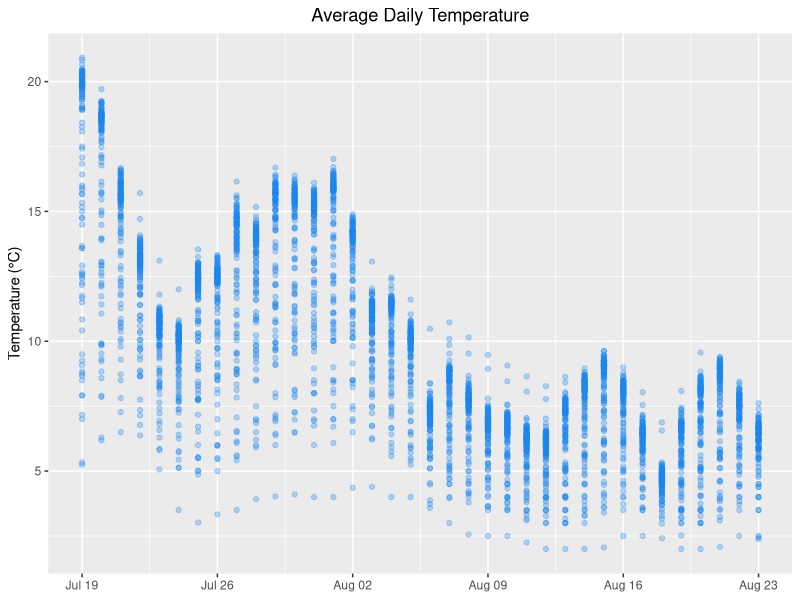
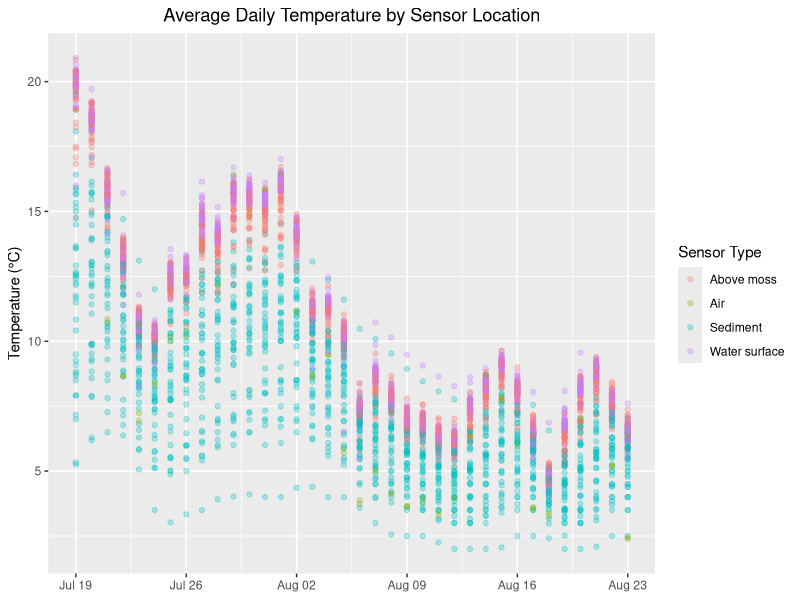
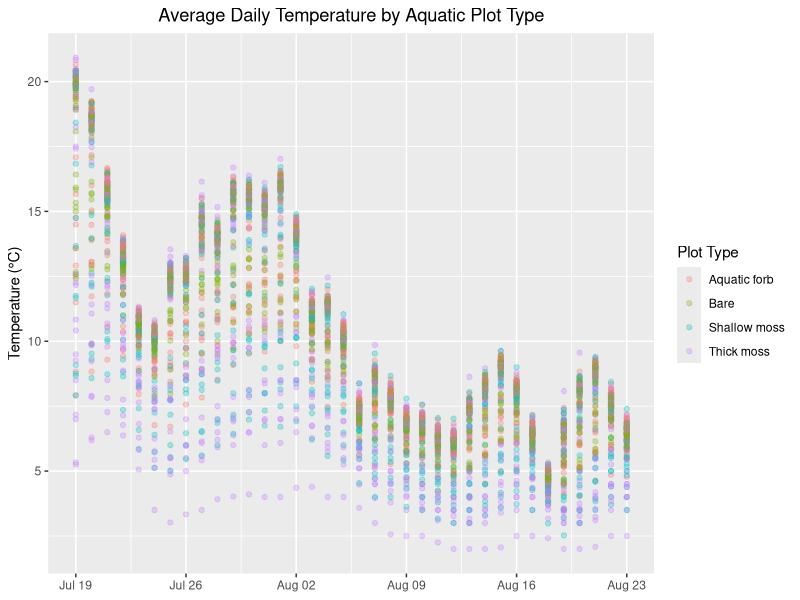
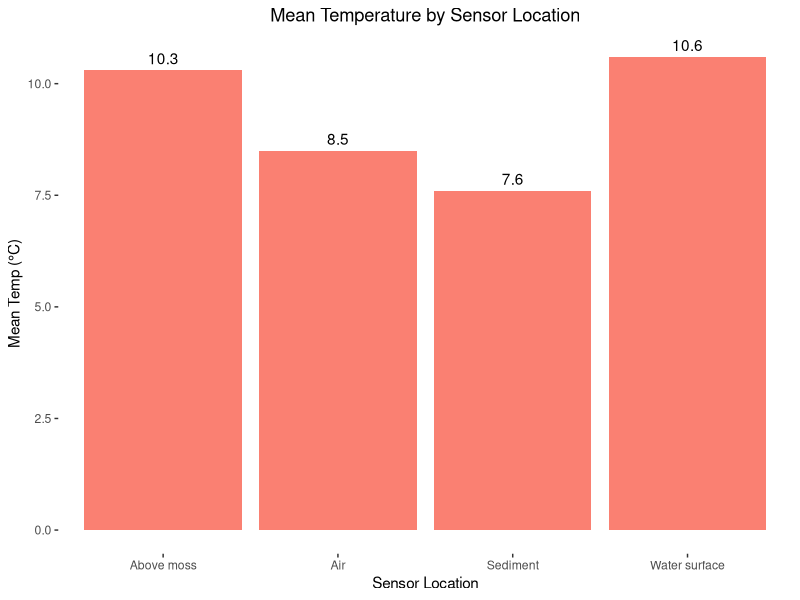
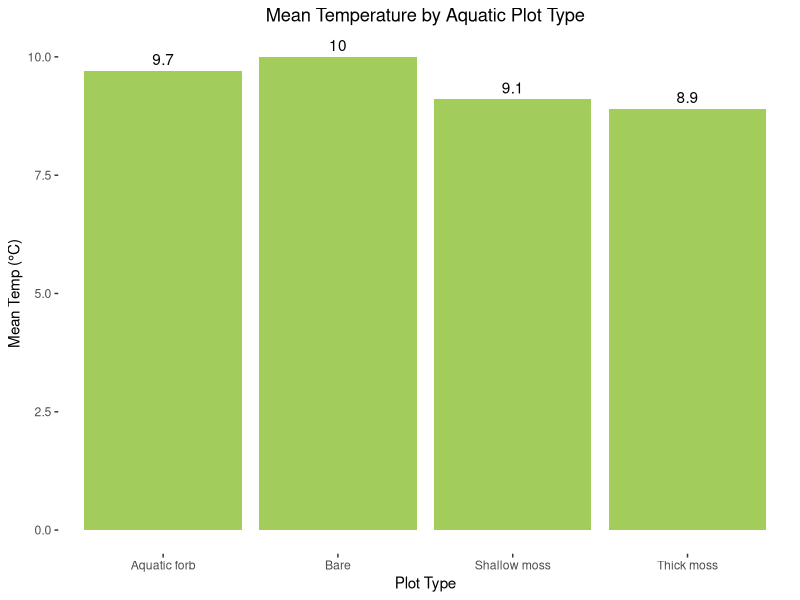
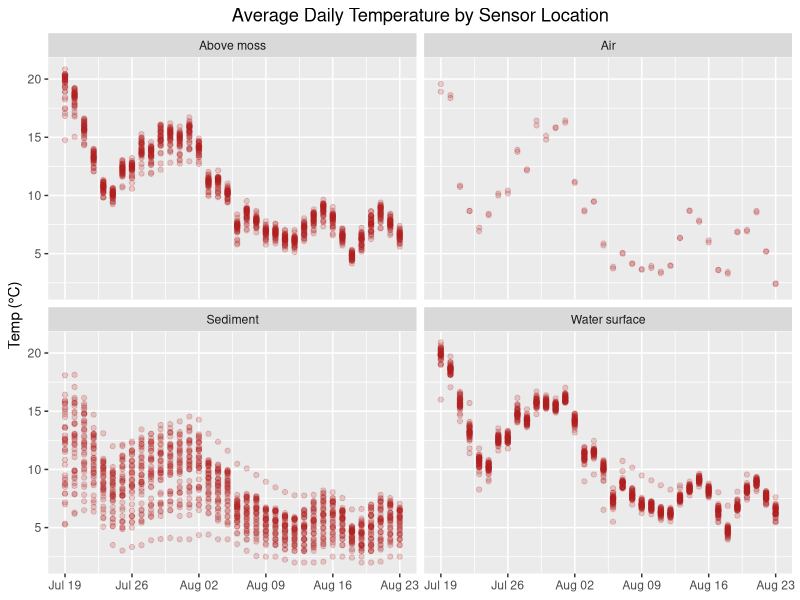
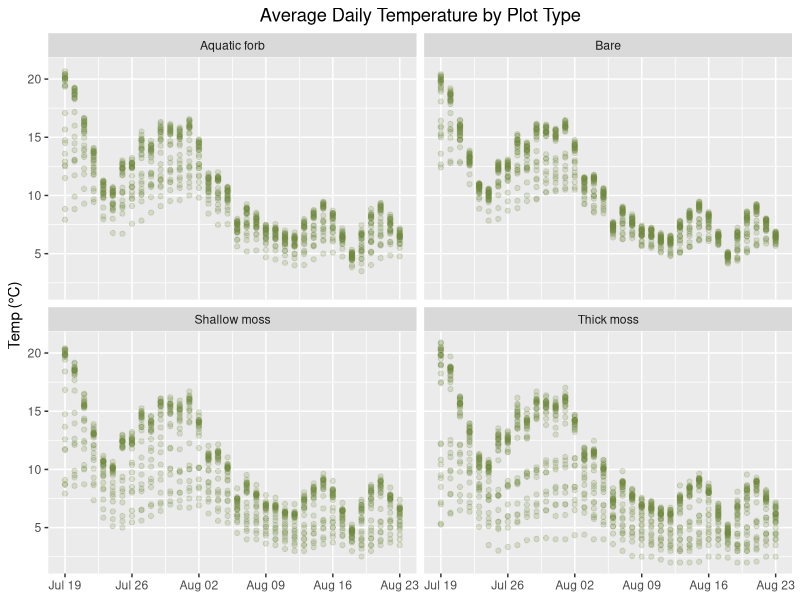
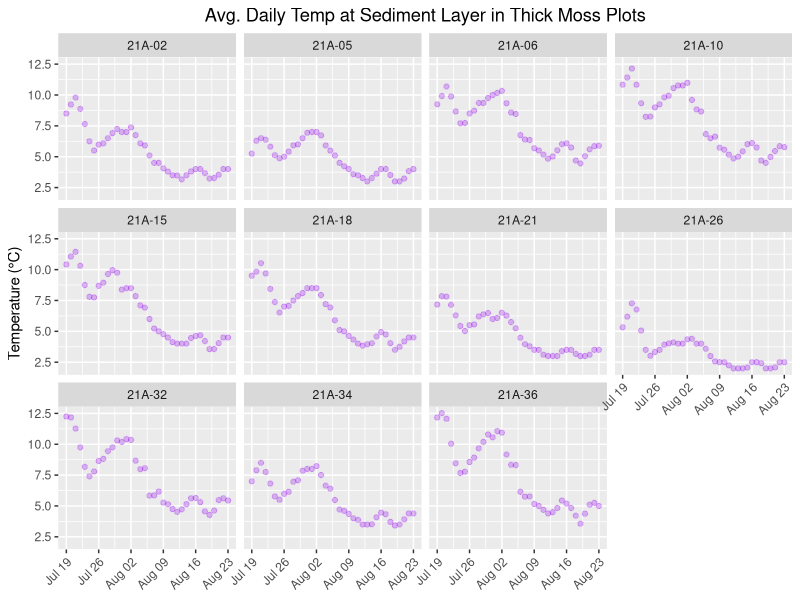

Here is the R script that generated these plots, in order:
## ---- chunk 1
knitr::opts_chunk$set(fig.width = 8, fig.height = 5, echo = FALSE, warning = FALSE, message = FALSE)
## ---- chunk 2
library(dplyr)
library(tidyr)
library(readr)
library(ggplot2)
library(scales)
library(here)
library(stringr)
## ---- chunk 3
#read in ibutton temp data

ibtn_temp <- read.csv("../data/ibtn_temp_tbl.csv")
## ---- chunk 4
# transform data table from wide to long format

temp_long <- ibtn_temp %>% 
  pivot_longer(cols = c(-Date, -Time), names_to = "iBtn_ID", values_to = "temp_c") 
## ---- chunk 5
# convert date col from char to date format
date_temp_long <- data.frame(temp_long)
date_temp_long$Date <- as.Date(date_temp_long$Date)
## ---- chunk 6
#read in plot type table

plot_type <- read.csv("../data/plot_type_tbl.csv")
## ---- chunk 7
# join both tables together

iBtn_summaryX <- left_join(date_temp_long, plot_type, by = c("iBtn_ID")) 
## ---- chunk 8
# remove leading X from iBtn_ID

iBtn_summary <- iBtn_summaryX %>% 
  mutate_at("iBtn_ID", str_replace, "X", "")

knitr::kable(head(iBtn_summary[, 1:7]), "simple", col.names = c("Date","Time","iBtn ID","Temp (\u00B0C)","Plot ID","Sensor Type","Plot Type"))
## ---- chunk 9
# calculate average daily temp

avg_daily_temp <- iBtn_summary %>%
  group_by(Date, iBtn_ID, Plot_ID, Sensor_type, Plot_type) %>% 
  summarize(avg_daily_temp = mean(temp_c, na.rm = T), .groups = "drop")

knitr::kable(head(avg_daily_temp[, 1:6]), "simple", col.names = c("Date","iBtn ID","Plot ID","Sensor Type","Plot Type","Avg Daily Temp (\u00B0C)"))
## ---- chunk 10
#plot adt all ibuttons

p <- ggplot(avg_daily_temp, aes(x = Date, y = avg_daily_temp)) +
  geom_point(alpha = 0.3, color = "dodgerblue2") +
  labs(title = "Average Daily Temperature", x = NULL, y = "Temperature (\u00B0C)") +
  theme(plot.title = element_text(hjust = 0.5))

p

p.adt_all_ibtn <- p
## ---- chunk 11
ggsave(here("iButtons/figures/", "adt-all-ibtn8x5.png"), plot = p.adt_all_ibtn)
## ---- chunk 12
# plot by sensor location

p <- ggplot(avg_daily_temp, aes(x = Date, y = avg_daily_temp, color=Sensor_type)) +
  geom_point(alpha = 0.3) +
  labs(title = "Average Daily Temperature by Sensor Location", x = NULL, y = "Temperature (\u00B0C)", color = "Sensor Type")  +
  theme(plot.title = element_text(hjust = 0.5))

p

p.adt_sensor_loc <-  p
## ---- chunk 13
ggsave(here("iButtons/figures/", "adt-sensor-loc8x5.png"), plot = p)
## ---- chunk 14
# subset to remove sensors not assoc with plots

adt_plot_clean <- subset(avg_daily_temp, Plot_type!="N/A" & Plot_type!="Lake")
## ---- chunk 15
# plot by plot type

p <- ggplot(adt_plot_clean, aes(x = Date, y = avg_daily_temp, color=Plot_type)) +
  geom_point(alpha = 0.3) +
  labs(title = "Average Daily Temperature by Aquatic Plot Type", x = NULL, y = "Temperature (\u00B0C)", color = "Plot Type")  +
  theme(plot.title = element_text(hjust = 0.5))

p

p.adt_plot_type <- p
## ---- chunk 16
ggsave(here("iButtons/figures/", "adt-plot-type8x5.png"), plot = p.adt_plot_type)
## ---- chunk 17
# calculate avg daily temp for each day by sensor type

adt_sensor_type <- iBtn_summary %>% 
  group_by(Date, Sensor_type) %>% 
  summarize(avg_daily_temp = mean(temp_c, na.rm = T), .groups = "drop")
## ---- chunk 18
# calculate mean for all days by sensor location

mean_sensor_type <- iBtn_summary %>% 
  group_by(Sensor_type) %>% 
  summarize(avg_daily_temp = mean(temp_c, na.rm = T), .groups = "drop") %>% mutate(across(where(is.numeric), ~ round(., 1)))
## ---- chunk 19
# plot mean sensor type for season

p <- ggplot(mean_sensor_type, aes(Sensor_type, avg_daily_temp)) +
  geom_col(fill="salmon") +
  labs(title = "Mean Temperature by Sensor Location", x = "Sensor Location", y = "Mean Temp (\u00B0C)") + theme(panel.background = element_blank(), plot.title = element_text(hjust = 0.5)) +
  geom_text(aes(label = avg_daily_temp), vjust = -0.5)

p

knitr::kable(head(mean_sensor_type[, 1:2]), "simple", col.names = c("Sensor Type", "Mean Temp (\u00B0C)"))

p.mean_sensor <- p
## ---- chunk 20
# print plot

ggsave(here("ibuttons/figures/", "mean-sensor-loc.png"), plot = p.mean_sensor)
## ---- chunk 21
# subset to remove sensors not assoc with plots
# then calculate average daily temp for each day by plot type

iBtn_summary_plot <- subset(iBtn_summary, Plot_type!="N/A" & Plot_type!="Lake")

adt_plot_type <- iBtn_summary_plot %>% 
  group_by(Date, Plot_type) %>% 
  summarize(avg_daily_temp = mean(temp_c, na.rm = T), .groups = "drop")
## ---- chunk 22
# calculate mean for all days by plot type

mean_plot_type <- iBtn_summary_plot %>% 
  group_by(Plot_type) %>% 
  summarize(avg_daily_temp = mean(temp_c, na.rm = T), .groups = "drop") %>% mutate(across(where(is.numeric), ~ round(., 1)))
## ---- chunk 23
# plot mean plot type for season

p <- ggplot(mean_plot_type, aes(Plot_type, avg_daily_temp)) +
  geom_col(fill="darkolivegreen3") +
  labs(title = "Mean Temperature by Aquatic Plot Type", x = "Plot Type", y = "Mean Temp (\u00B0C)") + theme(panel.background = element_blank(), plot.title = element_text(hjust = 0.5)) +
  geom_text(aes(label = avg_daily_temp), vjust = -0.5)

p

knitr::kable(head(mean_plot_type[, 1:2]), "simple", col.names = c("Plot Type", "Mean Temp (\u00B0C)"))

p.mean_plot <- p
## ---- chunk 24
# print plot

ggsave(here("ibuttons/figures/", "mean-plot.png"), plot = p.mean_plot)
## ---- chunk 25
# Facet plot by sensor type

p <- ggplot(avg_daily_temp, aes(x = Date, y = avg_daily_temp)) +
  geom_point(alpha=0.2, color = "firebrick") +
  facet_wrap(~Sensor_type, ncol=2) +
  labs(title = "Average Daily Temperature by Sensor Location", x = NULL, y = "Temp (\u00B0C)")  +
  theme(plot.title = element_text(hjust = 0.5))

p

p.adt_sensor_facet <- p
## ---- chunk 26
ggsave(here("iButtons/figures/", "adt-sensor-facet.png"), plot = p.adt_sensor_facet)
## ---- chunk 27
# Facet plots by plot type

p <- ggplot(adt_plot_clean, aes(x = Date, y = avg_daily_temp)) +
  geom_point(alpha=0.2, color = "darkolivegreen4") +
  facet_wrap(~Plot_type, ncol=2) +
  labs(title = "Average Daily Temperature by Plot Type", x = NULL, y = "Temp (\u00B0C)") +
  theme(plot.title = element_text(hjust = 0.5))

p

p.adt_plot_facet <- p
## ---- chunk 28
ggsave(here("iButtons/figures/", "adt-plot-facet.png"), plot = p.adt_plot_facet)
## ---- chunk 29
# filter out some plots for smaller facet set

sedi_moss_filter <- avg_daily_temp %>% 
    filter(Sensor_type == "Sediment", Plot_type == "Thick moss")

sedi_moss_filter

## ---- chunk 30
# Facet plots by select plots

p <- ggplot(sedi_moss_filter, aes(x = Date, y = avg_daily_temp)) +
  geom_point(alpha = 0.3, color = "purple") +
  facet_wrap(~Plot_ID, ncol = 4) + 
  labs(title = "Avg. Daily Temp at Sediment Layer in Thick Moss Plots", x = NULL, y = "Temperature (\u00B0C)") +
  theme(plot.title = element_text(hjust = 0.5), axis.text.x = element_text(angle=45, hjust = 1))

p

p.sedi_moss_facet <- p
## ---- chunk 31
ggsave(here("ibuttons/figures/","sedi-moss-facet.png"), plot = p.sedi_moss_facet, width = 8, height = 5, units = "in")
